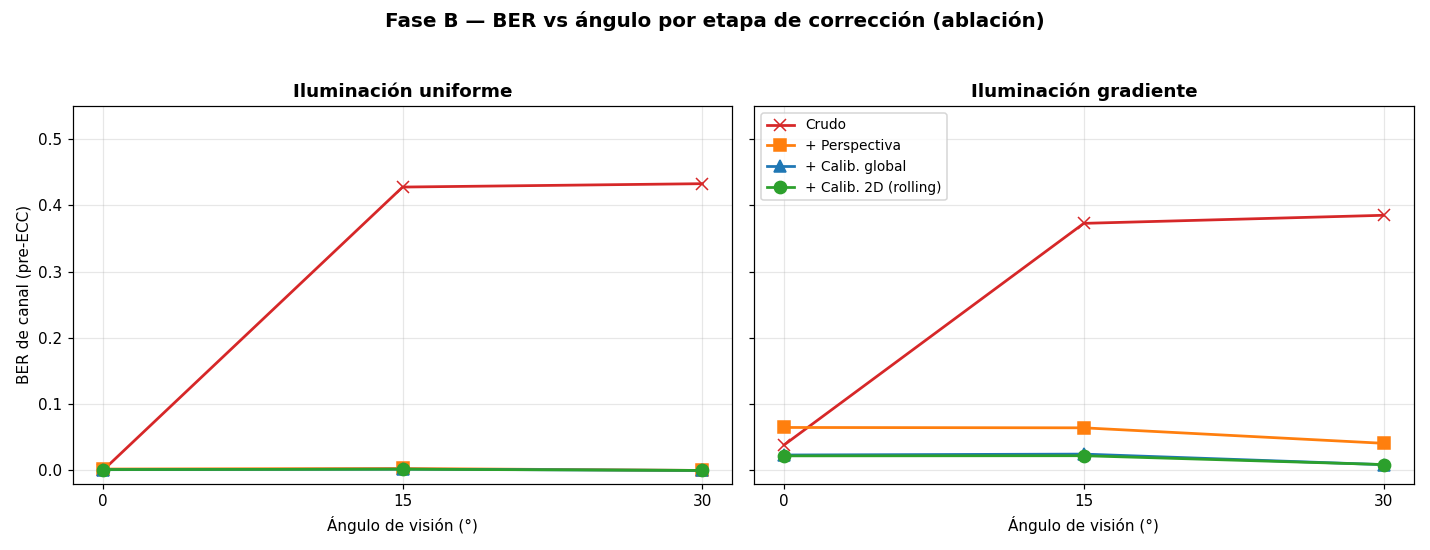

Generate this figure with Python:
#!/usr/bin/env python3
# ─────────────────────────────────────────────────────────────
#  benchmark_b5.py  —  ETAPA 5: Evaluación cuantitativa (BER)
# ─────────────────────────────────────────────────────────────
#
#  Demuestra cuantitativamente el requisito del checkpoint Fase B:
#  «la BER mejora al activar la corrección de perspectiva, la calibración de
#   color y la compensación de rolling shutter respecto al procesamiento crudo».
#
#  Ablación incremental (cada config añade una corrección sobre la anterior):
#    1. Crudo                  → sin perspectiva ni calibración (grilla nominal
#                                sobre la imagen capturada distorsionada).
#    2. + Perspectiva          → homografía (B1) → vista cenital, umbral fijo.
#    3. + Calib. global        → B1 + ganancia/offset ESCALAR (B2 modo global).
#    4. + Calib. 2D (rolling)  → B1 + mapa ESPACIAL a(x,y)/b(x,y): compensa
#                                gradientes e iluminación por fila (≈ rolling
#                                shutter residual).
#
#  Condiciones: ángulos {0°,15°,30°} × iluminación {uniforme, gradiente}.
#  La BER es de CANAL (pre-ECC): bits demodulados del payload vs bits
#  transmitidos conocidos.  Se promedia sobre varias realizaciones de ruido.
# ─────────────────────────────────────────────────────────────
import sys

import numpy as np

if hasattr(sys.stdout, "reconfigure"):
    sys.stdout.reconfigure(encoding="utf-8")

import matplotlib
matplotlib.use("Agg")
import matplotlib.pyplot as plt

from receptor import (ModemConfig, ECCConfig, assemble_frame, simulate_capture,
                      compute_frame_layout, build_preamble, symbols_to_bits)
from receptor.layout import sample_cells_robust
from receptor.channel_coding import bytes_to_bits
from receptor.stages.roi import detect_roi
from receptor.stages.calibration import CalibrationStage
from receptor.pipeline import PipelineContext

ANGLES = [0.0, 15.0, 30.0]
N_TRIALS = 8
TX_TEXT = "PDS 2026 - benchmark BER Fase B receptor optico"

# Escenarios de iluminación: (nombre, brightness, ambient, gradient)
ILLUM = {
    "uniforme":  dict(brightness=0.85, ambient=0.0,  gradient=0.0),
    "gradiente": dict(brightness=0.60, ambient=40.0, gradient=0.5),
}

CONFIGS = ["Crudo", "+ Perspectiva", "+ Calib. global", "+ Calib. 2D (rolling)"]


def payload_geometry(config):
    layout = compute_frame_layout(config)
    pre = build_preamble(config, layout)
    return pre["data_positions"]


def decode_bits(image, config, data_cells, n_cells, thr=128):
    """Muestrea las celdas de payload y demodula a bits."""
    vals = sample_cells_robust(image, data_cells[:n_cells], config.cell_size)
    syms = np.clip(np.round(vals), 0, 255).astype(np.uint8)
    return symbols_to_bits(syms, config, thr)


def run_trial(fd, config, data_cells, n_cells, tx_bits, ang, illum):
    """Una realización: genera captura y evalúa BER de las 4 configuraciones."""
    cap = simulate_capture(fd["frame"], angle_deg=ang, noise_std=8.0, **illum)
    out = {}

    # 1 · Crudo: grilla nominal sobre la captura distorsionada
    rx = decode_bits(cap, config, data_cells, n_cells, thr=128)
    out["Crudo"] = ber(tx_bits, rx)

    # B1: homografía
    res = detect_roi(cap, config)
    if not res["success"]:
        out["+ Perspectiva"] = np.nan
        out["+ Calib. global"] = np.nan
        out["+ Calib. 2D (rolling)"] = np.nan
        return out, False

    warped = res["warped"]
    rx = decode_bits(warped, config, data_cells, n_cells, thr=128)
    out["+ Perspectiva"] = ber(tx_bits, rx)

    # B2: calibración (global y 2D)
    for mode, label in [("global", "+ Calib. global"), ("2d", "+ Calib. 2D (rolling)")]:
        ctx = PipelineContext(config=config, raw=cap)
        ctx.warped = warped
        CalibrationStage(verbose=False, force_mode=mode).run(ctx)
        thr = int(ctx.calib["thr"])
        rx = decode_bits(ctx.calibrated, config, data_cells, n_cells, thr)
        out[label] = ber(tx_bits, rx)
    return out, True


def ber(tx, rx):
    n = min(len(tx), len(rx))
    return float(np.mean(tx[:n] != rx[:n]))


def main():
    config = ModemConfig(scheme="BPSK_Manchester")
    ecc = ECCConfig(scheme="rs", nsym=16)
    fd = assemble_frame(TX_TEXT, config, ecc)
    data_cells = payload_geometry(config)
    n_cells = fd["n_payload_cells"]
    tx_bits = bytes_to_bits(fd["encoded"])[: (n_cells // config.chips_per_symbol)]

    print(f"Trama: {config.M}×{config.N}  payload={fd['payload_bytes']}B  "
          f"celdas={n_cells}  bits_canal={len(tx_bits)}  trials={N_TRIALS}")

    # results[illum][config] = lista de BER por ángulo
    results = {sc: {cfg: [] for cfg in CONFIGS} for sc in ILLUM}

    np.random.seed(2026)
    for sc, illum in ILLUM.items():
        print(f"\n══ Iluminación: {sc}  {illum} ══")
        header = "  ángulo │ " + " │ ".join(f"{c:>22s}" for c in CONFIGS)
        print(header)
        for ang in ANGLES:
            acc = {cfg: [] for cfg in CONFIGS}
            n_ok = 0
            for _ in range(N_TRIALS):
                out, ok = run_trial(fd, config, data_cells, n_cells, tx_bits, ang, illum)
                n_ok += ok
                for cfg in CONFIGS:
                    acc[cfg].append(out[cfg])
            row = {cfg: np.nanmean(acc[cfg]) for cfg in CONFIGS}
            for cfg in CONFIGS:
                results[sc][cfg].append(row[cfg])
            cells = " │ ".join(f"{row[c]:>22.4f}" for c in CONFIGS)
            print(f"  {ang:5.0f}° │ {cells}   (ROI ok {n_ok}/{N_TRIALS})")

    plot_results(results)


def plot_results(results):
    fig, axes = plt.subplots(1, len(ILLUM), figsize=(13, 5), sharey=True)
    colors = {"Crudo": "#d62728", "+ Perspectiva": "#ff7f0e",
              "+ Calib. global": "#1f77b4", "+ Calib. 2D (rolling)": "#2ca02c"}
    markers = {"Crudo": "x", "+ Perspectiva": "s",
               "+ Calib. global": "^", "+ Calib. 2D (rolling)": "o"}
    for ax, (sc, data) in zip(np.atleast_1d(axes), results.items()):
        for cfg in CONFIGS:
            ax.plot(ANGLES, data[cfg], marker=markers[cfg], color=colors[cfg],
                    lw=1.8, ms=8, label=cfg)
        ax.set_title(f"Iluminación {sc}", fontweight="bold")
        ax.set_xlabel("Ángulo de visión (°)")
        ax.set_xticks(ANGLES)
        ax.grid(alpha=0.3)
        ax.set_ylim(-0.02, 0.55)
    np.atleast_1d(axes)[0].set_ylabel("BER de canal (pre-ECC)")
    np.atleast_1d(axes)[-1].legend(fontsize=9, loc="upper left")
    plt.suptitle("Fase B — BER vs ángulo por etapa de corrección (ablación)",
                 fontweight="bold", fontsize=13)
    plt.tight_layout(rect=[0, 0, 1, 0.95])
    out = "benchmark_b5.png"
    plt.savefig(out, dpi=110)
    print(f"\n✓ Figura guardada → {out}")


if __name__ == "__main__":
    main()
